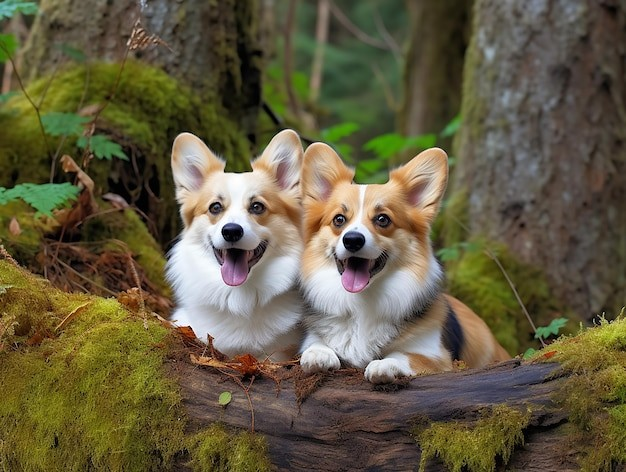
#> input picture images/input/Q3/my_image.jpg, 626 x 472 px
$ python main_Q3.py
#> lines starting #> are read from the running program, lines starting #| are printed output that depends on the picture
from PIL import Image


# Define a function to rotate an image by a given angle
def rotate_image(img_path, angles):
    # Open the image
#> called with img_path = 'images/input/Q3/my_image.jpg'
    img = Image.open(img_path)
#> img is the input picture: PIL image 626x472 RGB; mean R, G, B 99.3, 91.7, 65.5

    # Iterate over the angles
    for angle in angles:
        # Rotate the image by the given angle
        rotated_img = img.rotate(angle, resample=Image.BICUBIC, expand=True)

        # Display the image
        rotated_img.show()

        # Save the image
        rotated_img.save(f'images/output/Q3/rotated_image_{angle}.jpg')
#> this loop made 2 passes
#> pass 1, in rotate_image, `rotated_img = img.rotate(angle, resample=Image.BICUBIC, expand=True)`:
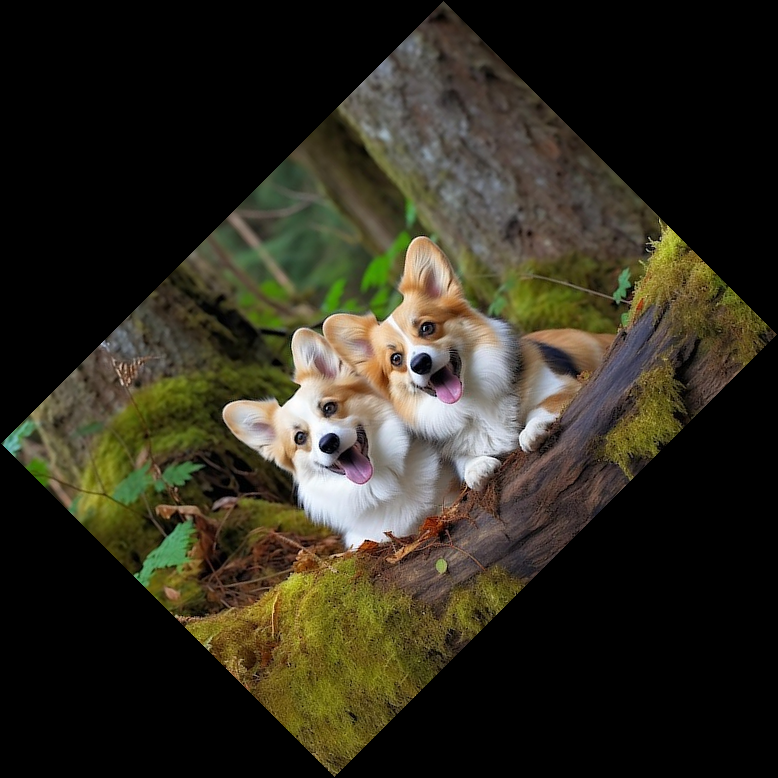
#> rotated_img: PIL image 778x778 RGB; mean R, G, B 48.2, 44.5, 31.7
#> pass 2, in rotate_image, `rotated_img = img.rotate(angle, resample=Image.BICUBIC, expand=True)`:
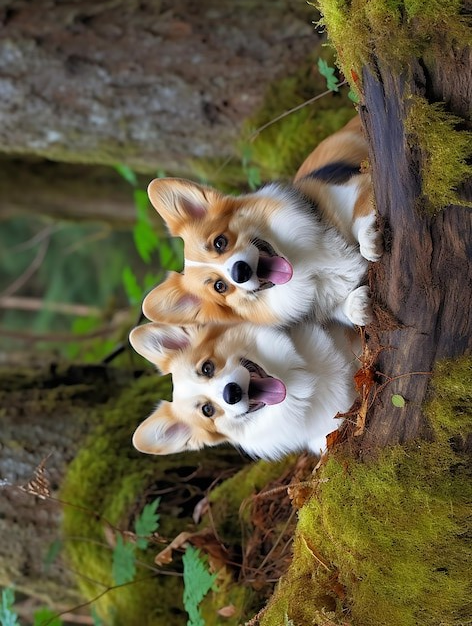
#> rotated_img: PIL image 472x626 RGB; mean R, G, B 99.3, 91.7, 65.5
    return


# Define the image path and angles to rotate by
image_path = 'images/input/Q3/my_image.jpg'
rotate_angles = [45, 90]
# Rotate the image by 45 and 90 degrees
rotate_image(image_path, rotate_angles)
